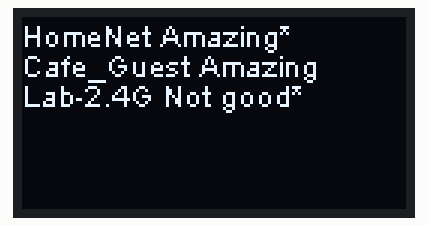
Simulated run of this sketch. Board: ESP8266 (NodeMCU). On the bench: 128×64 one-colour display. A WiFi scan finds three made-up networks; what the sketch prints to the serial monitor is not drawn.

Above: at 3.2 s.

Measured:
- what the display in image 0 shows lasts 7.0 s, from 3.1 s to 10.1 s

The sketch:

wifi-scanner.ino
```cpp
/*
    This sketch demonstrates how to scan WiFi networks.
    The API is almost the same as with the WiFi Shield library,
    the most obvious difference being the different file you need to include:
*/
#include "ESP8266WiFi.h"
#include <SSD1306Wire.h>

SSD1306Wire  display(0x3c, D1, D2);

void setup() {
  Serial.begin(115200);

  //display
  display.init();
  //display.flipScreenVertically();
  display.setFont(ArialMT_Plain_10);

  // Set WiFi to station mode and disconnect from an AP if it was previously connected
  WiFi.mode(WIFI_STA);
  WiFi.disconnect();

  display.drawString(0,0,"Wifi Init Done");
  display.display();

  delay(1000);
  Serial.println("Setup done");
}

String checkStrength(int val) {
  Serial.print(val);
  Serial.print(" ");

  /* didn't want to deal with negative values */
  val = abs(val);
  if (val >= 90)
  {
    return "Unusable";
  }
  else if (val < 90 && val >= 80)
  {
    return "Not good";
  }
  else if (val < 80 && val >= 70)
  {
    return "Okay";
  }
  else if (val < 70 && val >= 67)
  {
    return "Very Good";
  }
  else if (val < 67 && val >= 30)
  {
    return "Amazing";
  }
  else if (val < 30)
  {
    return "Unbelievable!";
  }
}

void loop() {
  display.clear();
  // WiFi.scanNetworks will return the number of networks found
  int n = WiFi.scanNetworks();
  String output;
  String SSID;
  String strength;
  String encryption;
  Serial.println("scan done");
  if (n == 0) {
    Serial.println("no networks found");
  } else {
    Serial.print(n);
    Serial.println(" networks found");
    for (int i = 0; i < n; ++i) {
      // Print SSID and RSSI for each network found
      Serial.print(i + 1);
      Serial.print(": ");
      SSID = WiFi.SSID(i);
      Serial.print(SSID);
      Serial.print(" (");
      strength = checkStrength(WiFi.RSSI(i));
      Serial.print(strength);
      Serial.print(")");
      encryption = (WiFi.encryptionType(i) == ENC_TYPE_NONE) ? " " : "*";
      Serial.println(encryption);
      delay(10);

      output = SSID + " " + strength + encryption;
      display.drawString(0,i*10,output);
      display.display();
    }
  }
  Serial.println("");

  // Wait a bit before scanning again
  delay(5000);
}
```
